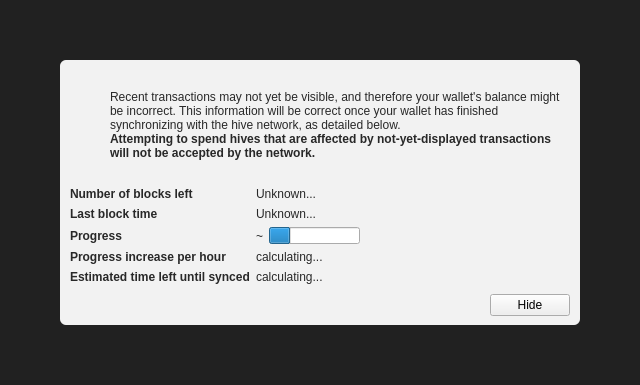
<?xml version="1.0" encoding="UTF-8"?>
<ui version="4.0">
 <class>ModalOverlay</class>
 <widget class="ModalOverlay" name="ModalOverlay">
  <property name="geometry">
   <rect>
    <x>0</x>
    <y>0</y>
    <width>640</width>
    <height>385</height>
   </rect>
  </property>
  <property name="windowTitle">
   <string>Form</string>
  </property>
  <layout class="QVBoxLayout" name="verticalLayout" stretch="0">
   <property name="sizeConstraint">
    <enum>QLayout::SetDefaultConstraint</enum>
   </property>
   <property name="leftMargin">
    <number>0</number>
   </property>
   <property name="topMargin">
    <number>0</number>
   </property>
   <property name="rightMargin">
    <number>0</number>
   </property>
   <property name="bottomMargin">
    <number>0</number>
   </property>
   <item>
    <widget class="QWidget" name="bgWidget" native="true">
     <property name="styleSheet">
      <string notr="true">#bgWidget { background: rgba(0,0,0,220); }</string>
     </property>
     <layout class="QVBoxLayout" name="verticalLayoutMain" stretch="1">
      <property name="leftMargin">
       <number>60</number>
      </property>
      <property name="topMargin">
       <number>60</number>
      </property>
      <property name="rightMargin">
       <number>60</number>
      </property>
      <property name="bottomMargin">
       <number>60</number>
      </property>
      <item>
       <widget class="QWidget" name="contentWidget" native="true">
        <property name="styleSheet">
         <string notr="true">#contentWidget { background: rgba(255,255,255,240); border-radius: 6px; }

QLabel { color: rgb(40,40,40);  }</string>
        </property>
        <layout class="QVBoxLayout" name="verticalLayoutSub" stretch="1,0,0,0">
         <property name="spacing">
          <number>0</number>
         </property>
         <property name="leftMargin">
          <number>10</number>
         </property>
         <property name="topMargin">
          <number>10</number>
         </property>
         <property name="rightMargin">
          <number>10</number>
         </property>
         <property name="bottomMargin">
          <number>10</number>
         </property>
         <item>
          <layout class="QHBoxLayout" name="horizontalLayoutIconText" stretch="0,1">
           <property name="topMargin">
            <number>20</number>
           </property>
           <item>
            <layout class="QVBoxLayout" name="verticalLayoutIcon">
             <property name="leftMargin">
              <number>0</number>
             </property>
             <item>
              <widget class="QPushButton" name="warningIcon">
               <property name="enabled">
                <bool>false</bool>
               </property>
               <property name="text">
                <string/>
               </property>
               <property name="icon">
                <iconset>
                 <normaloff>:/icons/warning</normaloff>
                 <disabledoff>:/icons/warning</disabledoff>:/icons/warning</iconset>
               </property>
               <property name="iconSize">
                <size>
                 <width>48</width>
                 <height>48</height>
                </size>
               </property>
               <property name="flat">
                <bool>true</bool>
               </property>
              </widget>
             </item>
             <item>
              <spacer name="verticalSpacerWarningIcon">
               <property name="orientation">
                <enum>Qt::Vertical</enum>
               </property>
               <property name="sizeHint" stdset="0">
                <size>
                 <width>20</width>
                 <height>40</height>
                </size>
               </property>
              </spacer>
             </item>
            </layout>
           </item>
           <item>
            <layout class="QVBoxLayout" name="verticalLayoutInfoText">
             <property name="leftMargin">
              <number>0</number>
             </property>
             <property name="topMargin">
              <number>0</number>
             </property>
             <item>
              <widget class="QLabel" name="infoText">
               <property name="text">
                <string>Recent transactions may not yet be visible, and therefore your wallet's balance might be incorrect. This information will be correct once your wallet has finished synchronizing with the hive network, as detailed below.</string>
               </property>
               <property name="textFormat">
                <enum>Qt::RichText</enum>
               </property>
               <property name="wordWrap">
                <bool>true</bool>
               </property>
              </widget>
             </item>
             <item>
              <widget class="QLabel" name="infoTextStrong">
               <property name="font">
                <font>
                 <weight>75</weight>
                 <bold>true</bold>
                </font>
               </property>
               <property name="text">
                <string>Attempting to spend hives that are affected by not-yet-displayed transactions will not be accepted by the network.</string>
               </property>
               <property name="textFormat">
                <enum>Qt::RichText</enum>
               </property>
               <property name="wordWrap">
                <bool>true</bool>
               </property>
              </widget>
             </item>
             <item>
              <spacer name="verticalSpacerInTextSpace">
               <property name="orientation">
                <enum>Qt::Vertical</enum>
               </property>
               <property name="sizeHint" stdset="0">
                <size>
                 <width>20</width>
                 <height>40</height>
                </size>
               </property>
              </spacer>
             </item>
            </layout>
           </item>
          </layout>
         </item>
         <item>
          <spacer name="verticalSpacerAfterText">
           <property name="orientation">
            <enum>Qt::Vertical</enum>
           </property>
           <property name="sizeHint" stdset="0">
            <size>
             <width>20</width>
             <height>40</height>
            </size>
           </property>
          </spacer>
         </item>
         <item>
          <layout class="QFormLayout" name="formLayout">
           <property name="fieldGrowthPolicy">
            <enum>QFormLayout::FieldsStayAtSizeHint</enum>
           </property>
           <property name="horizontalSpacing">
            <number>6</number>
           </property>
           <property name="verticalSpacing">
            <number>6</number>
           </property>
           <property name="topMargin">
            <number>10</number>
           </property>
           <item row="0" column="0">
            <widget class="QLabel" name="labelNumberOfBlocksLeft">
             <property name="font">
              <font>
               <weight>75</weight>
               <bold>true</bold>
              </font>
             </property>
             <property name="text">
              <string>Number of blocks left</string>
             </property>
            </widget>
           </item>
           <item row="0" column="1">
            <widget class="QLabel" name="numberOfBlocksLeft">
             <property name="text">
              <string>Unknown...</string>
             </property>
            </widget>
           </item>
           <item row="1" column="0">
            <widget class="QLabel" name="labelLastBlockTime">
             <property name="font">
              <font>
               <weight>75</weight>
               <bold>true</bold>
              </font>
             </property>
             <property name="text">
              <string>Last block time</string>
             </property>
            </widget>
           </item>
           <item row="1" column="1">
            <widget class="QLabel" name="newestBlockDate">
             <property name="sizePolicy">
              <sizepolicy hsizetype="Maximum" vsizetype="Preferred">
               <horstretch>0</horstretch>
               <verstretch>0</verstretch>
              </sizepolicy>
             </property>
             <property name="text">
              <string>Unknown...</string>
             </property>
            </widget>
           </item>
           <item row="2" column="0">
            <widget class="QLabel" name="labelSyncDone">
             <property name="font">
              <font>
               <weight>75</weight>
               <bold>true</bold>
              </font>
             </property>
             <property name="text">
              <string>Progress</string>
             </property>
            </widget>
           </item>
           <item row="2" column="1">
            <layout class="QHBoxLayout" name="horizontalLayoutSync" stretch="0,1">
             <item>
              <widget class="QLabel" name="percentageProgress">
               <property name="text">
                <string notr="true">~</string>
               </property>
              </widget>
             </item>
             <item>
              <widget class="QProgressBar" name="progressBar">
               <property name="value">
                <number>24</number>
               </property>
               <property name="format">
                <string/>
               </property>
              </widget>
             </item>
            </layout>
           </item>
           <item row="4" column="0">
            <widget class="QLabel" name="labelProgressIncrease">
             <property name="font">
              <font>
               <weight>75</weight>
               <bold>true</bold>
              </font>
             </property>
             <property name="text">
              <string>Progress increase per hour</string>
             </property>
            </widget>
           </item>
           <item row="4" column="1">
            <widget class="QLabel" name="progressIncreasePerH">
             <property name="text">
              <string>calculating...</string>
             </property>
            </widget>
           </item>
           <item row="5" column="0">
            <widget class="QLabel" name="labelEstimatedTimeLeft">
             <property name="font">
              <font>
               <weight>75</weight>
               <bold>true</bold>
              </font>
             </property>
             <property name="text">
              <string>Estimated time left until synced</string>
             </property>
            </widget>
           </item>
           <item row="5" column="1">
            <widget class="QLabel" name="expectedTimeLeft">
             <property name="text">
              <string>calculating...</string>
             </property>
            </widget>
           </item>
          </layout>
         </item>
         <item>
          <layout class="QHBoxLayout" name="horizontalLayoutButtons">
           <property name="leftMargin">
            <number>10</number>
           </property>
           <property name="topMargin">
            <number>10</number>
           </property>
           <item>
            <spacer name="horizontalSpacer">
             <property name="orientation">
              <enum>Qt::Horizontal</enum>
             </property>
             <property name="sizeHint" stdset="0">
              <size>
               <width>40</width>
               <height>20</height>
              </size>
             </property>
            </spacer>
           </item>
           <item>
            <widget class="QPushButton" name="closeButton">
             <property name="text">
              <string>Hide</string>
             </property>
            </widget>
           </item>
          </layout>
         </item>
        </layout>
       </widget>
      </item>
     </layout>
    </widget>
   </item>
  </layout>
 </widget>
 <customwidgets>
  <customwidget>
   <class>ModalOverlay</class>
   <extends>QWidget</extends>
   <header>modaloverlay.h</header>
   <container>1</container>
  </customwidget>
 </customwidgets>
 <resources/>
 <connections/>
</ui>
